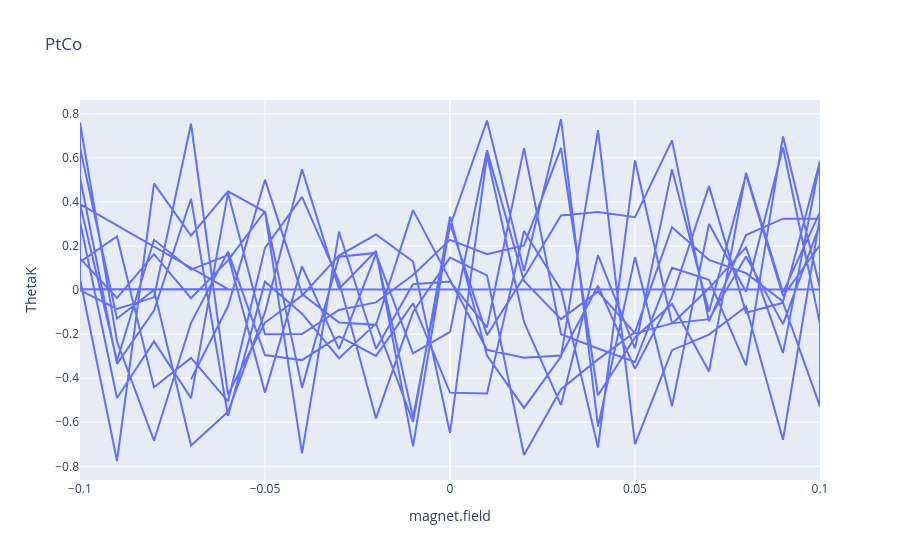

The notebook cell this image was saved under:
### Code cell
test = pd.read_csv("initial.csv", comment = ";")
print(test.columns)
# Apply the function to the dataframe
test = rename_columns(test)
print(test.columns)


# px.line(test, x='magnet.field', y=" dem(3)['x'] # X1", title='PtCo')
px.line(test, x='magnet.field', y="ThetaK", title='PtCo')

### Figure 1 — Plotly figure (JSON) as saved in the notebook; plotly's stock layout.template omitted (floating-point values rounded to 4 significant figures; data arrays with more than 128 entries replaced by an {"elided": "..."} marker saying what was removed)
{"data": [{"hovertemplate": "magnet.field=%{x}<br>ThetaK=%{y}<extra></extra>", "legendgroup": "", "line": {"color": "#636efa", "dash": "solid"}, "marker": {"symbol": "circle"}, "mode": "lines", "name": "", "orientation": "v", "showlegend": false, "type": "scatter", "x": {"elided": "272 float values"}, "xaxis": "x", "y": {"elided": "272 float values"}, "yaxis": "y"}], "layout": {"legend": {"tracegroupgap": 0}, "title": {"text": "PtCo"}, "xaxis": {"anchor": "y", "domain": [0, 1], "title": {"text": "magnet.field"}}, "yaxis": {"anchor": "x", "domain": [0, 1], "title": {"text": "ThetaK"}}}}
